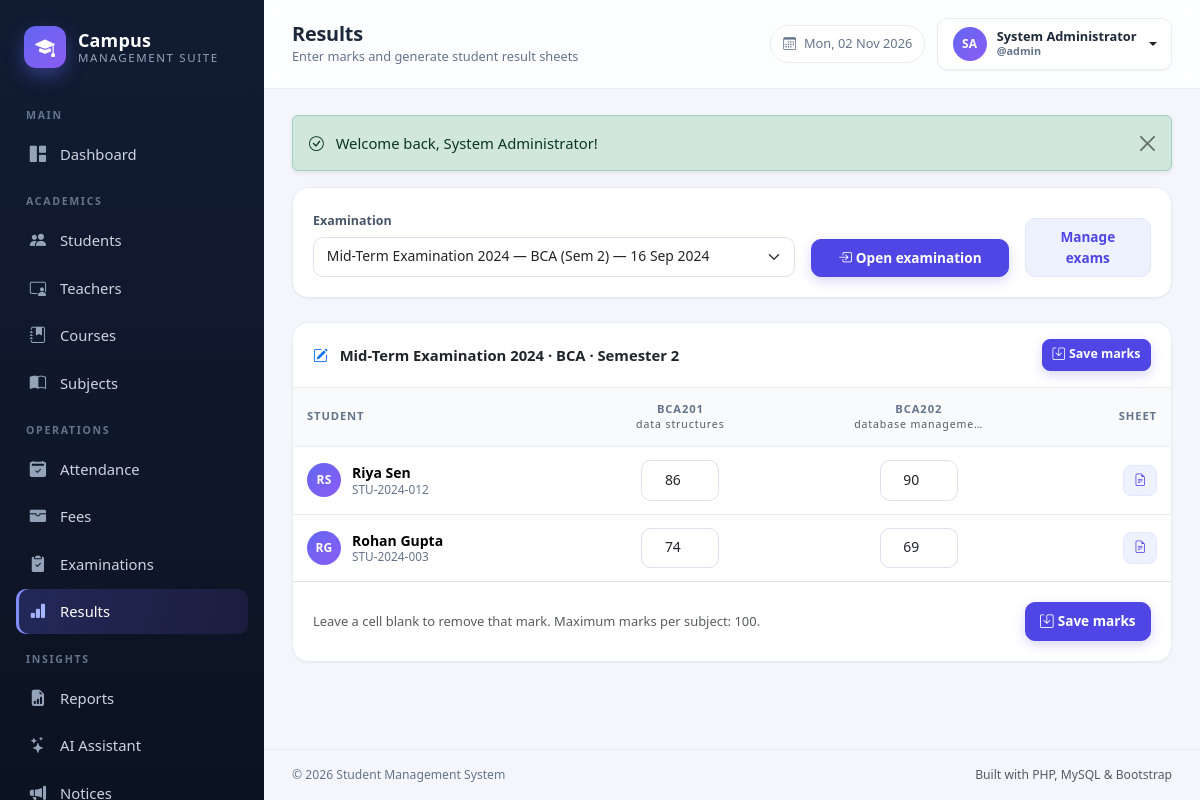
The app's page /admin/examinations/results.php?exam_id=2 (signed in) with its own data.
### tables this page shows
CREATE TABLE examinations (
    id INT UNSIGNED AUTO_INCREMENT PRIMARY KEY,
    name VARCHAR(120) NOT NULL,
    course_id INT UNSIGNED NOT NULL,
    semester TINYINT UNSIGNED NOT NULL,
    exam_date DATE NOT NULL,
    created_at TIMESTAMP DEFAULT CURRENT_TIMESTAMP,
    CONSTRAINT fk_exam_course FOREIGN KEY (course_id) REFERENCES courses(id) ON DELETE CASCADE
);

CREATE TABLE courses (
    id INT UNSIGNED AUTO_INCREMENT PRIMARY KEY,
    code VARCHAR(20) NOT NULL UNIQUE,
    name VARCHAR(120) NOT NULL,
    duration_years TINYINT UNSIGNED NOT NULL DEFAULT 3,
    total_fee DECIMAL(10,2) NOT NULL DEFAULT 0,
    description TEXT DEFAULT NULL,
    created_at TIMESTAMP DEFAULT CURRENT_TIMESTAMP
);

CREATE TABLE subjects (
    id INT UNSIGNED AUTO_INCREMENT PRIMARY KEY,
    course_id INT UNSIGNED NOT NULL,
    semester TINYINT UNSIGNED NOT NULL DEFAULT 1,
    code VARCHAR(30) NOT NULL,
    name VARCHAR(120) NOT NULL,
    teacher_id INT UNSIGNED DEFAULT NULL,
    created_at TIMESTAMP DEFAULT CURRENT_TIMESTAMP,
    UNIQUE KEY uq_subject (course_id, code),
    CONSTRAINT fk_subjects_course FOREIGN KEY (course_id) REFERENCES courses(id) ON DELETE CASCADE,
    CONSTRAINT fk_subjects_teacher FOREIGN KEY (teacher_id) REFERENCES teachers(id) ON DELETE SET NULL
);

CREATE TABLE students (
    id INT UNSIGNED AUTO_INCREMENT PRIMARY KEY,
    student_id VARCHAR(30) NOT NULL UNIQUE,
    full_name VARCHAR(120) NOT NULL,
    email VARCHAR(120) NOT NULL UNIQUE,
    phone VARCHAR(20) DEFAULT NULL,
    gender ENUM('Male','Female','Other') DEFAULT NULL,
    dob DATE DEFAULT NULL,
    address VARCHAR(255) DEFAULT NULL,
    course_id INT UNSIGNED NOT NULL,
    semester TINYINT UNSIGNED NOT NULL DEFAULT 1,
    admission_date DATE NOT NULL,
    photo VARCHAR(255) DEFAULT NULL,
    status ENUM('Active','Inactive','Graduated') NOT NULL DEFAULT 'Active',
    created_at TIMESTAMP DEFAULT CURRENT_TIMESTAMP,
    CONSTRAINT fk_students_course FOREIGN KEY (course_id) REFERENCES courses(id) ON DELETE RESTRICT
);

CREATE TABLE results (
    id INT UNSIGNED AUTO_INCREMENT PRIMARY KEY,
    examination_id INT UNSIGNED NOT NULL,
    student_id INT UNSIGNED NOT NULL,
    subject_id INT UNSIGNED NOT NULL,
    marks_obtained DECIMAL(6,2) NOT NULL DEFAULT 0,
    max_marks DECIMAL(6,2) NOT NULL DEFAULT 100,
    created_at TIMESTAMP DEFAULT CURRENT_TIMESTAMP,
    UNIQUE KEY uq_result (examination_id, student_id, subject_id),
    CONSTRAINT fk_results_exam FOREIGN KEY (examination_id) REFERENCES examinations(id) ON DELETE CASCADE,
    CONSTRAINT fk_results_student FOREIGN KEY (student_id) REFERENCES students(id) ON DELETE CASCADE,
    CONSTRAINT fk_results_subject FOREIGN KEY (subject_id) REFERENCES subjects(id) ON DELETE CASCADE
);

### includes/functions.php (called while the page is built, shortened)
<?php
function e($value): string
{
    return htmlspecialchars((string) $value, ENT_QUOTES | ENT_SUBSTITUTE, 'UTF-8');
}
function url(string $path = ''): string
{
    return BASE_URL . '/' . ltrim($path, '/');
}
function query_int(string $key, int $default = 0): int
{
    return isset($_GET[$key]) && $_GET[$key] !== '' ? (int) $_GET[$key] : $default;
}
function initials(string $name): string
{
    $parts = preg_split('/\s+/', trim($name)) ?: [];
    $out = '';
    foreach (array_slice($parts, 0, 2) as $part) {
        $out .= strtoupper(substr($part, 0, 1));
    }
    return $out !== '' ? $out : '?';
}
function selected($a, $b): string
{
    return (string) $a === (string) $b ? ' selected' : '';
}

### admin/examinations/results.php (the view, shortened to what this page needs)
<?php
$pdo = db();
$exams = $pdo->query(
    'SELECT e.*, c.name AS course_name, c.code AS course_code
     FROM examinations e JOIN courses c ON c.id = e.course_id
     ORDER BY e.exam_date DESC, e.id DESC'
)->fetchAll();
$examId = query_int('exam_id') ?: post_int('exam_id');
$exam = null;
if ($examId > 0) {
    $stmt = $pdo->prepare(
        'SELECT e.*, c.name AS course_name, c.code AS course_code
         FROM examinations e JOIN courses c ON c.id = e.course_id
         WHERE e.id = ?'
    );
    $stmt->execute([$examId]);
    $exam = $stmt->fetch() ?: null;
}
$subjects = [];
$students = [];
if ($exam) {
    $stmt = $pdo->prepare('SELECT * FROM subjects WHERE course_id = ? AND semester = ? ORDER BY name');
    $stmt->execute([$exam['course_id'], $exam['semester']]);
    $subjects = $stmt->fetchAll();
    $stmt = $pdo->prepare(
        "SELECT * FROM students WHERE course_id = ? AND semester = ? AND status = 'Active' ORDER BY full_name"
    );
    $stmt->execute([$exam['course_id'], $exam['semester']]);
    $students = $stmt->fetchAll();
}
$existing = [];
if ($exam) {
    $stmt = $pdo->prepare('SELECT * FROM results WHERE examination_id = ?');
    $stmt->execute([$examId]);
    foreach ($stmt->fetchAll() as $row) {
        $existing[(int) $row['student_id']][(int) $row['subject_id']] = $row;
    }
}
$sheetStudent = null;
require dirname(__DIR__, 2) . '/includes/header.php';
?>
<div class="card mb-4">
    <div class="card-body">
        <form class="row g-3 align-items-end" method="get">
            <div class="col-md-7">
                <label class="form-label">Examination</label>
                <select class="form-select" name="exam_id" required>
                    <?php foreach ($exams as $option): ?>
                        <option value="<?= (int) $option['id'] ?>"<?= selected($examId, $option['id']) ?>>
                            <?= e($option['name']) ?> — <?= e($option['course_code']) ?> (Sem <?= (int) $option['semester'] ?>) — <?= format_date($option['exam_date']) ?>
                        </option>
                    <?php endforeach; ?>
                </select>
            </div>
            <div class="col-md-3">
                <button class="btn btn-primary w-100" type="submit"><i class="bi bi-box-arrow-in-right me-1"></i>Open examination</button>
            </div>
            <div class="col-md-2">
                <a class="btn btn-soft w-100" href="<?= e(url('admin/examinations/index.php')) ?>">Manage exams</a>
            </div>
        </form>
    </div>
</div>
<?php if (!$exam): ?>
    <div class="card">
        <div class="empty-state">
            <i class="bi bi-clipboard2-check"></i>
            <h6 class="mb-1">Select an examination</h6>
            <p class="small mb-0">Choose an examination above to enter marks or view result sheets.</p>
        </div>
    </div>
<?php else: ?>
    <form method="post">
        <div class="card table-card">
            <div class="card-header d-flex flex-wrap justify-content-between align-items-center gap-2">
                <span>
                    <i class="bi bi-pencil-square me-2 text-primary"></i>
                    <?= e($exam['name']) ?> &middot; <?= e($exam['course_code']) ?> &middot; Semester <?= (int) $exam['semester'] ?>
                </span>
                <button class="btn btn-sm btn-primary" type="submit"><i class="bi bi-save me-1"></i>Save marks</button>
            </div>
            <?php if (!$students): ?>
                <div class="empty-state">
                    <i class="bi bi-people"></i>
                    <h6 class="mb-1">No active students</h6>
                    <p class="small mb-0">There are no active students in this class.</p>
                </div>
            <?php else: ?>
                <div class="table-responsive">
                    <table class="table table-hover align-middle mb-0">
                        <thead>
                            <tr>
                                <th>Student</th>
                                <?php foreach ($subjects as $subject): ?>
                                    <th class="text-center" title="<?= e($subject['name']) ?>">
                                        <?= e($subject['code']) ?>
                                        <div class="fw-normal text-lowercase text-muted" style="font-size:.66rem;"><?= e(mb_strimwidth($subject['name'], 0, 18, '…')) ?></div>
                                    </th>
                                <?php endforeach; ?>
                                <th class="text-end">Sheet</th>
                            </tr>
                        </thead>
                        <tbody>
                            <?php foreach ($students as $student): ?>
                                <tr>
                                    <td>
                                        <div class="person-cell">
                                            <span class="avatar avatar-sm"><?= e(initials($student['full_name'])) ?></span>
                                            <div class="meta">
                                                <strong><?= e($student['full_name']) ?></strong>
                                                <small><?= e($student['student_id']) ?></small>
                                            </div>
                                        </div>
                                    </td>
                                    <?php foreach ($subjects as $subject): ?>
                                        <?php $mark = $existing[(int) $student['id']][(int) $subject['id']] ?? null; ?>
                                        <td class="text-center">
                                            <input class="form-control form-control-sm text-center mx-auto" style="max-width: 78px;"
                                                   type="number" min="0" max="100" step="0.01"
                                                   name="marks[<?= (int) $student['id'] ?>][<?= (int) $subject['id'] ?>]"
                                                   value="<?= $mark ? e((string) (float) $mark['marks_obtained']) : '' ?>"
                                                   placeholder="—">
                                        </td>
                                    <?php endforeach; ?>
                                    <td class="text-end">
                                        <a class="btn btn-sm btn-soft" href="<?= e(url('admin/examinations/results.php?exam_id=' . $exam['id'] . '&student_id=' . $student['id'])) ?>" title="View result sheet">
                                            <i class="bi bi-file-earmark-text"></i>
                                        </a>
                                    </td>
                                </tr>
                            <?php endforeach; ?>
                        </tbody>
                    </table>
                </div>
                <div class="card-body border-top d-flex justify-content-between align-items-center flex-wrap gap-2">
                    <small class="text-muted">Leave a cell blank to remove that mark. Maximum marks per subject: 100.</small>
                    <button class="btn btn-primary" type="submit"><i class="bi bi-save me-1"></i>Save marks</button>
                </div>
            <?php endif; ?>
        </div>
    </form>
<?php endif; ?>
<?php require dirname(__DIR__, 2) . '/includes/footer.php'; ?>

### assets/css/style.css (style rules this page uses)
:root { --brand: #4f46e5; --brand-dark: #4338ca; --brand-soft: #eef2ff; --sidebar-bg: #0f172a; --sidebar-muted: #94a3b8; --body-bg: #f4f6fb; --surface: #ffffff; --text: #1e293b; --muted: #64748b; --line: #e8edf5; --radius: 16px; --shadow-sm: 0 1px 2px rgba(15, 23, 42, .06); --shadow: 0 10px 30px rgba(15, 23, 42, .07); --sidebar-w: 264px; }
* { box-sizing: border-box; }
body { margin: 0; background: var(--body-bg); color: var(--text); font-family: "Segoe UI", system-ui, -apple-system, "Helvetica Neue", Arial, sans-serif; font-size: .925rem; -webkit-font-smoothing: antialiased; }
a { text-decoration: none; }
.avatar { display: inline-grid; place-items: center; border-radius: 50%; background: linear-gradient(135deg, #6366f1, #8b5cf6); color: #fff; font-weight: 700; letter-spacing: .3px; flex-shrink: 0; object-fit: cover; }
.avatar-sm { width: 34px; height: 34px; font-size: .75rem; }
.card { border: 1px solid var(--line); border-radius: var(--radius); box-shadow: var(--shadow-sm); }
.card-header { background: #fff; border-bottom: 1px solid var(--line); border-radius: var(--radius) var(--radius) 0 0 !important; padding: 16px 20px; font-weight: 600; }
.card-body { padding: 20px; }
.table { --bs-table-bg: transparent; margin-bottom: 0; }
.table > :not(caption) > * > * { padding: 13px 14px; border-bottom-color: var(--line); vertical-align: middle; }
.table thead th { font-size: .7rem; text-transform: uppercase; letter-spacing: .08em; color: var(--muted); font-weight: 700; background: #f8fafc; border-bottom: 1px solid var(--line) !important; white-space: nowrap; }
.table tbody tr:last-child td { border-bottom: 0; }
.table-card { overflow: hidden; }
.table-responsive { border-radius: 0 0 var(--radius) var(--radius); }
.person-cell { display: flex; align-items: center; gap: 11px; }
.person-cell .meta { display: flex; flex-direction: column; line-height: 1.25; }
.person-cell .meta strong { font-size: .875rem; }
.person-cell .meta small { color: var(--muted); font-size: .74rem; }
.btn { border-radius: 10px; font-weight: 600; font-size: .85rem; padding: .5rem .9rem; }
.btn-primary { background: var(--brand); border-color: var(--brand); box-shadow: 0 4px 12px rgba(79, 70, 229, .22); }
.btn-soft { background: var(--brand-soft); color: var(--brand); border: 1px solid #e0e7ff; }
.btn-sm { padding: .34rem .6rem; font-size: .78rem; border-radius: 8px; }
.form-label { font-size: .78rem; font-weight: 600; color: #475569; margin-bottom: .35rem; }
.form-control, .form-select { border-radius: 10px; border-color: #dbe2ee; padding: .55rem .8rem; font-size: .87rem; }

### records on screen
examinations: name "Mid-Term Examination 2024", course.code "BCA", semester "2"
subjects: code "BCA201", name "data structures"
subjects: code "BCA202", name "database manageme…"
students: full_name "RS", full_name "Riya Sen", student "STU-2024-012", id.marks_obtained "86", id.marks_obtained "90"
students: full_name "RG", full_name "Rohan Gupta", student "STU-2024-003", id.marks_obtained "74", id.marks_obtained "69"

### other values on screen
$group "MAIN"
$item['label'] "Dashboard"
$group "ACADEMICS"
$item['label'] "Students"
$item['label'] "Teachers"
$item['label'] "Courses"
$item['label'] "Subjects"
$group "OPERATIONS"
$item['label'] "Attendance"
$item['label'] "Fees"
$item['label'] "Examinations"
$item['label'] "Results"
$group "INSIGHTS"
$item['label'] "Reports"
$item['label'] "AI Assistant"
